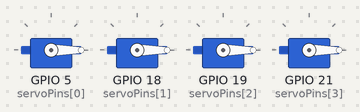
The sketch below on a simulated ESP32. On the bench: 4 × servo. Random numbers use the default seed unless the sketch sets one.

Above: at 0.0 s.
At 4.9 s:
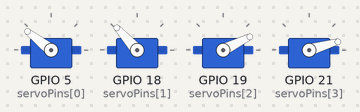
At 9.9 s:
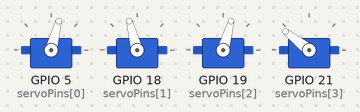
At 19.9 s:
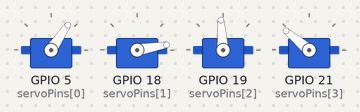
At 29.9 s:
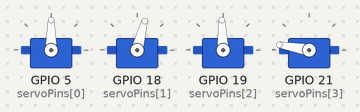
At 39.9 s:
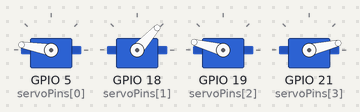
Timing chart, 0 to 40.0 s (numbered marks = the images above):
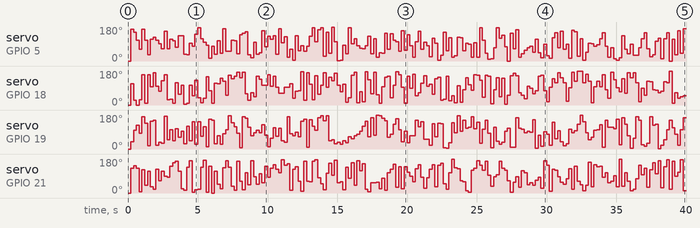

Measured:
- by itself, servo on GPIO 18 (servoPins[1]): 0° → 113° at 0.20 s, → 24° 0.20 s later, → 0° 0.20 s later, → 27° 0.20 s later, … (199 changes in this stretch)
- by itself, servo on GPIO 19 (servoPins[2]): 0° → 38° at 0.20 s, → 98° 0.20 s later, → 125° 0.20 s later, → 83° 0.20 s later, … (198 changes in this stretch)

The sketch:

benedict.ino
```cpp
#include <ESP32Servo.h>
#define NUM_SERVOS 4

Servo servos[NUM_SERVOS];
const int servoPins[NUM_SERVOS] = {5, 18, 19, 21};
int pos = 0;


void setup() {
  ESP32PWM::allocateTimer(0);
  ESP32PWM::allocateTimer(1);
  ESP32PWM::allocateTimer(2);
  ESP32PWM::allocateTimer(3);

  for (int i = 0; i < NUM_SERVOS; i++) {
    servos[i].setPeriodHertz(50);
    servos[i].attach(servoPins[i], 500, 2400);
  }  servos[2].write(random(0, 180));

  servos[1].write(0);
  servos[0].write(0);
  servos[2].write(0);
  servos[3].write(0);

}

void loop() {
  delay(200);
  //servo1.write(180);

  //for (pos = 0; pos <= 180; pos+=2) {
  //  servos[1].write(pos);
  //  servos[0].write(180-pos);
  //}
  servos[0].write(random(0, 180));
  servos[1].write(random(0, 180));
  servos[2].write(random(0, 180));
  servos[3].write(random(0, 180));
}
```
